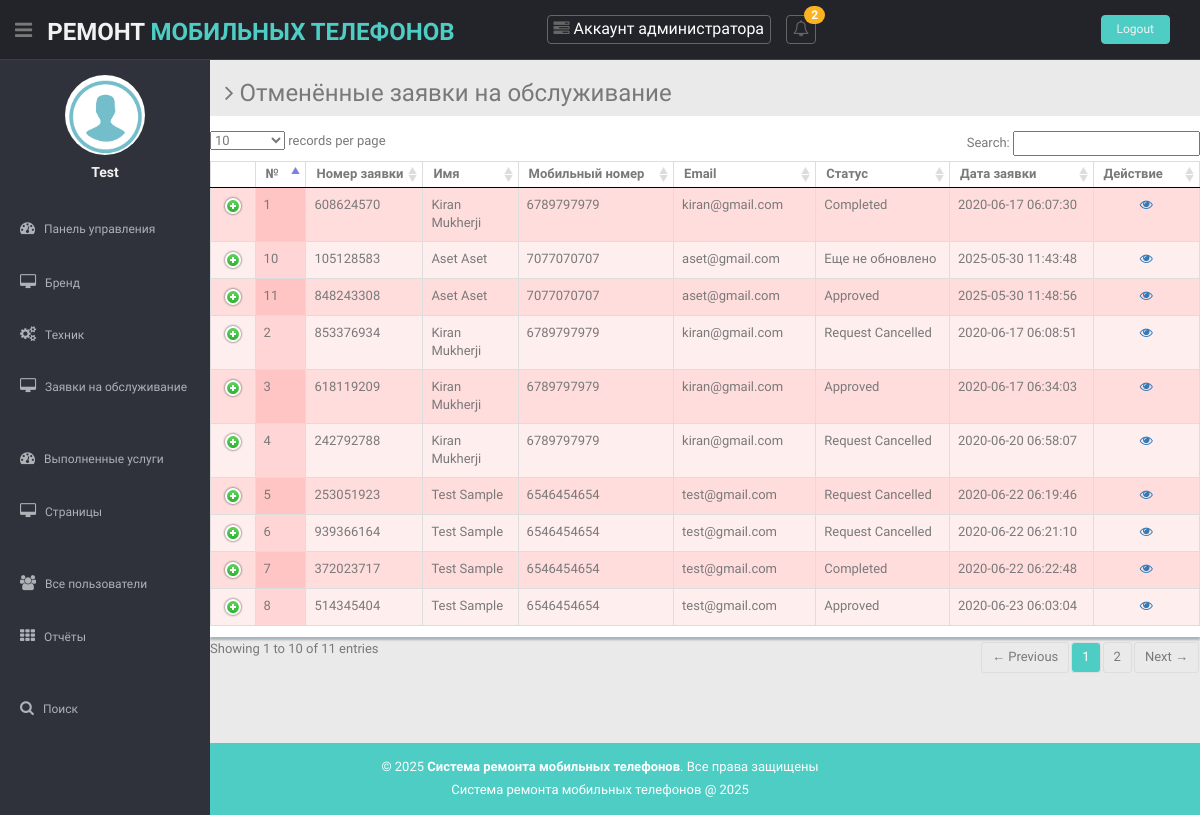
Page /admin/total-service-request.php (signed in) on the committed database.
### tables this page shows
CREATE TABLE IF NOT EXISTS `tblrequest` (
  `ID` int NOT NULL AUTO_INCREMENT,
  `UserID` int DEFAULT NULL,
  `ServiceNumber` varchar(10) DEFAULT NULL,
  `BrandName` varchar(50) DEFAULT NULL,
  `ACtype` varchar(100) DEFAULT NULL,
  `ACcapcity` varchar(50) DEFAULT NULL,
  `Problem` varchar(200) DEFAULT NULL,
  `ProblemDesc` mediumtext,
  `Address` varchar(200) DEFAULT NULL,
  `DateofService` varchar(200) DEFAULT NULL,
  `SuitableTime` varchar(200) DEFAULT NULL,
  `ReqDate` timestamp NULL DEFAULT CURRENT_TIMESTAMP,
  `Status` varchar(50) DEFAULT NULL,
  `AssignTo` varchar(120) DEFAULT NULL,
  `Remark` varchar(200) DEFAULT NULL,
  `ServiceCharge` decimal(10,2) DEFAULT NULL,
  `PartCharge` decimal(10,2) DEFAULT NULL,
  `OtherCharge` decimal(10,2) DEFAULT NULL,
  `ResponseDate` timestamp NULL DEFAULT NULL ON UPDATE CURRENT_TIMESTAMP,
  PRIMARY KEY (`ID`),
  KEY `ServiceNumber` (`ServiceNumber`)
);

CREATE TABLE IF NOT EXISTS `tbluser` (
  `ID` int NOT NULL AUTO_INCREMENT,
  `FirstName` varchar(200) DEFAULT NULL,
  `LastName` varchar(200) DEFAULT NULL,
  `MobileNumber` bigint DEFAULT NULL,
  `Email` varchar(200) DEFAULT NULL,
  `Password` varchar(200) DEFAULT NULL,
  `RegDate` timestamp NULL DEFAULT CURRENT_TIMESTAMP,
  PRIMARY KEY (`ID`)
);

### admin/total-service-request.php (the view, shortened to what this page needs)
<?php
include('includes/dbconnection.php');
if (strlen($_SESSION['acrsaid']==0)) {
  header('location:logout.php');
  } else{
?>
<!DOCTYPE html>
<html lang="en">
<head>
  <link href="../lib/bootstrap/css/bootstrap.min.css" rel="stylesheet">
  <link href="../lib/font-awesome/css/font-awesome.css" rel="stylesheet" />
  <link href="../lib/advanced-datatable/css/demo_page.css" rel="stylesheet" />
  <link href="../lib/advanced-datatable/css/demo_table.css" rel="stylesheet" />
  <link rel="stylesheet" href="../lib/advanced-datatable/css/DT_bootstrap.css" />
  <link href="../css/style.css" rel="stylesheet">
  <link href="../css/style-responsive.css" rel="stylesheet">
</head>
<body>
  <section id="container">
   <?php include_once('includes/header.php');?>
  <?php include_once('includes/sidebar.php');?>
    <section id="main-content">
      <section class="wrapper">
        <h3><i class="fa fa-angle-right"></i> Отменённые заявки на обслуживание</h3>
        <div class="row mb">
          <div class="content-panel">
            <div class="adv-table">
              <table cellpadding="0" cellspacing="0" border="0" class="display table table-bordered" id="hidden-table-info">
          <thead>
            <tr>
              <th>№</th>
              <th>Номер заявки</th>
              <th>Имя</th>
              <th>Мобильный номер</th>
              <th>Email</th>
              <th>Статус</th>
              <th>Дата заявки</th>
              <th>Действие</th>
                  </tr>
                </thead>
                <tbody>
                  <?php
$ret=mysqli_query($con,"select tbluser.*,tblrequest.* from tblrequest join tbluser on tbluser.ID=tblrequest.UserID");
$cnt=1;
while ($row=mysqli_fetch_array($ret)) {
?>
                  <tr class="gradeX">
                    <td><?php echo $cnt;?></td>
                    <td><?php  echo $row['ServiceNumber'];?></td>
                    <td><?php  echo $row['FirstName'];?> <?php  echo $row['LastName'];?></td>
                    <td><?php  echo $row['MobileNumber'];?></td>
                    <td><?php  echo $row['Email'];?></td>
                    <?php if($row['Status']==""){ ?>
                     <td><?php echo "Еще не обновлено"; ?></td>
<?php } else { ?>                  <td><?php  echo htmlentities($row['Status']);?>
                  </td>
                  <?php } ?>
                  <td class="hidden-phone"><?php  echo $row['ReqDate'];?></td>
                    <td class="center hidden-phone"><a href="view-service-detail.php?viewid=<?php echo htmlentities ($row['ServiceNumber']);?>"><i class="fa fa-eye" aria-hidden="true"></i></a></td>
                  </tr>
                  <?php
$cnt=$cnt+1;
}?>
                </tbody>
              </table>
            </div>
          </div>
        </div>
      </section>
    </section>
<?php include_once('includes/footer.php');?>
  </section>
</body>
</html>
<?php  } ?>

### admin/includes/sidebar.php (shortened to what this page needs)
<aside>
      <div id="sidebar" class="nav-collapse ">
        <ul class="sidebar-menu" id="nav-accordion">
          <p class="centered"><a href="profile.html"><img src="images/images.png" class="img-circle" width="80"></a></p>
          <?php
$aid=$_SESSION['acrsaid'];
$ret=mysqli_query($con,"select * from tbladmin where ID='$aid'");
while ($row=mysqli_fetch_array($ret)) {
?>
          <h5 class="centered"><?php  echo $row['AdminName'];?></h5><?php } ?>
          <li class="mt">
            <a  href="dashboard.php">
              <i class="fa fa-dashboard"></i>
                <span>Панель управления</span>
              </a>
          </li>
            <li class="sub-menu">
            <a href="javascript:;">
              <i class="fa fa-desktop"></i>
              <span>Бренд</span>
              </a>
            </li>
            <li class="sub-menu">
            <a href="javascript:;">
              <i class="fa fa-cogs"></i>
              <span>Техник</span>
              </a>
            </li>
          <li class="sub-menu dcjq-parent-li">
            <a href="javascript:;" class="dcjq-parent">
              <i class="fa fa-desktop"></i>
              <span>Заявки на обслуживание</span>
              <span class="dcjq-icon"></span></a>
            </li>
            <li class="mt">
            <a href="completed-servicebytech.php">
              <i class="fa fa-dashboard"></i>
              <span>Выполненные услуги</span>
              </a>
            </li>
            <li class="sub-menu dcjq-parent-li">
            <a href="javascript:;" class="dcjq-parent">
              <i class="fa fa-desktop"></i>
              <span>Страницы</span>
              <span class="dcjq-icon"></span></a>
            </li>
             <li class="mt">
            <a href="reg-users.php">
              <i class="fa fa-users"></i>
              <span>Все пользователи</span>
              </a>
            </li>
            <li class="sub-menu">
            <a href="javascript:;">
              <i class="fa fa-th"></i>
              <span>Отчёты</span>
              </a>
            </li>
             <li class="mt">
            <a href="search.php">
              <i class="fa fa-search"></i>
              <span>Поиск</span>
              </a>
          </li>
        </ul>
      </div>
    </aside>

### css/style.css (style rules this page uses)
body { color: #797979; background: #eaeaea; font-family: 'Ruda', sans-serif; padding: 0px !important; margin: 0px !important; font-size:13px; }
ul li { list-style: none; }
a, a:hover, a:focus { text-decoration: none; outline: none; }
#container { width: 100%; height: 100%; }
.centered { text-align: center; }
.mt { margin-top: 25px; }
.mb { margin-bottom: 25px; }
#sidebar { width: 210px; height: 100%; position: fixed; background: #2f323a; }
#sidebar h5 { color: #f2f2f2; font-weight: 700; }
#sidebar ul li { position: relative; }
ul.sidebar-menu , ul.sidebar-menu li ul.sub { margin: -2px 0 0; padding: 0; }
ul.sidebar-menu { margin-top: 75px; }
ul.sidebar-menu li { margin-bottom: 5px; margin-left:10px; margin-right:10px; }
ul.sidebar-menu li.sub-menu { line-height: 15px; }
ul.sidebar-menu li a span { display: inline-block; }
ul.sidebar-menu li a { color: #aeb2b7; text-decoration: none; display: block; padding: 15px 0 15px 10px; font-size: 12px; outline: none; -webkit-transition: all 0.3s ease; -moz-transition: all 0.3s ease; -o-transition: all 0.3s ease; -ms-transition: all 0.3s ease; transition: all 0.3s ease; }
ul.sidebar-menu li a i { font-size: 15px; padding-right: 6px; }
#main-content { margin-left: 210px; }
.wrapper { display: inline-block; margin-top: 60px; padding-left: 15px; padding-right: 15px; padding-bottom: 15px; padding-top: 0px; width: 100%; }
.content-panel { background: #ffffff; box-shadow: 0px 3px 2px #aab2bd; padding-top: 15px; padding-bottom: 5px; }

### rows in the picture
tblrequest: ServiceNumber "608624570", UserID.FirstName "Kiran", UserID.LastName "Mukherji", UserID.MobileNumber "6789797979", UserID.Email "kiran@gmail.com", Status "Completed", ReqDate "2020-06-17 06:07:30"
tblrequest: ServiceNumber "853376934", UserID.FirstName "Kiran", UserID.LastName "Mukherji", UserID.MobileNumber "6789797979", UserID.Email "kiran@gmail.com", Status "Request Cancelled", ReqDate "2020-06-17 06:08:51"
tblrequest: ServiceNumber "618119209", UserID.FirstName "Kiran", UserID.LastName "Mukherji", UserID.MobileNumber "6789797979", UserID.Email "kiran@gmail.com", Status "Approved", ReqDate "2020-06-17 06:34:03"
tblrequest: ServiceNumber "242792788", UserID.FirstName "Kiran", UserID.LastName "Mukherji", UserID.MobileNumber "6789797979", UserID.Email "kiran@gmail.com", Status "Request Cancelled", ReqDate "2020-06-20 06:58:07"
tblrequest: ServiceNumber "253051923", UserID.FirstName "Test", UserID.LastName "Sample", UserID.MobileNumber "6546454654", UserID.Email "test@gmail.com", Status "Request Cancelled", ReqDate "2020-06-22 06:19:46"
tblrequest: ServiceNumber "939366164", UserID.FirstName "Test", UserID.LastName "Sample", UserID.MobileNumber "6546454654", UserID.Email "test@gmail.com", Status "Request Cancelled", ReqDate "2020-06-22 06:21:10"
tblrequest: ServiceNumber "372023717", UserID.FirstName "Test", UserID.LastName "Sample", UserID.MobileNumber "6546454654", UserID.Email "test@gmail.com", Status "Completed", ReqDate "2020-06-22 06:22:48"
tblrequest: ServiceNumber "514345404", UserID.FirstName "Test", UserID.LastName "Sample", UserID.MobileNumber "6546454654", UserID.Email "test@gmail.com", Status "Approved", ReqDate "2020-06-23 06:03:04"
tblrequest: ServiceNumber "105128583", UserID.FirstName "Aset", UserID.LastName "Aset", UserID.MobileNumber "7077070707", UserID.Email "aset@gmail.com", shows "Еще не обновлено", ReqDate "2025-05-30 11:43:48"
tblrequest: ServiceNumber "848243308", UserID.FirstName "Aset", UserID.LastName "Aset", UserID.MobileNumber "7077070707", UserID.Email "aset@gmail.com", Status "Approved", ReqDate "2025-05-30 11:48:56"

### other values in the picture
$num "2"
$row['AdminName'] "Test"
